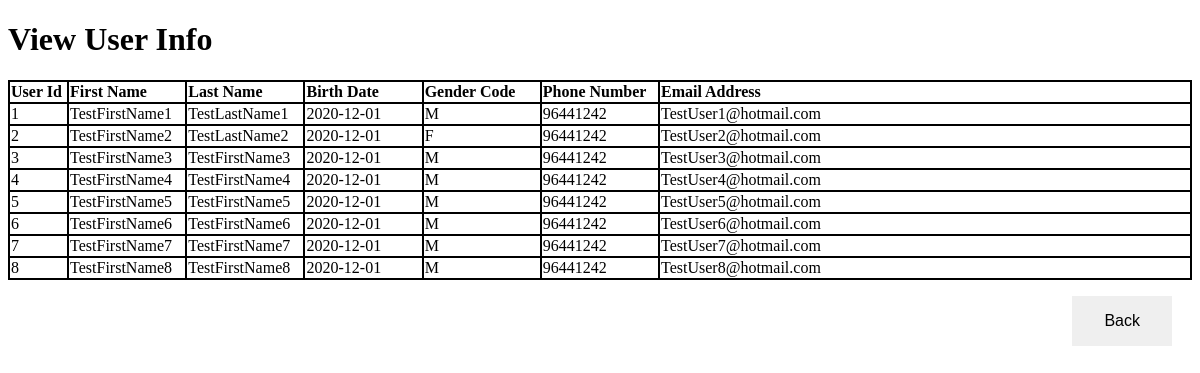
The page /Admin_View_User_Info_Page.php on the database as committed earlier.
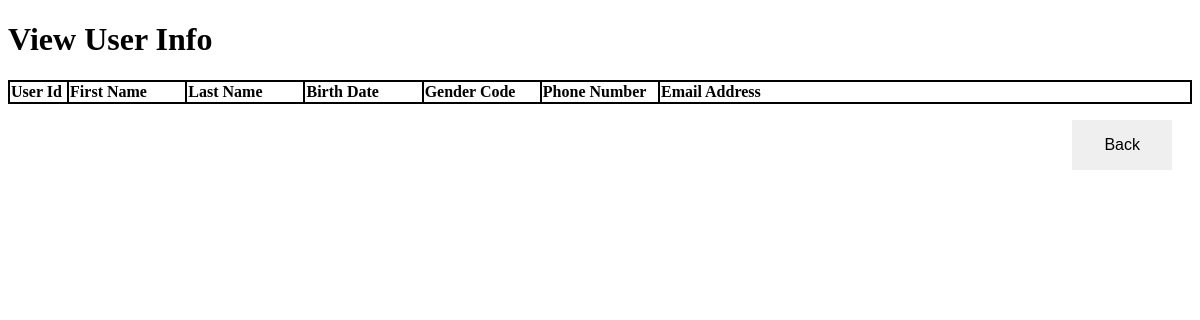
The same page on the database as committed later.
### tables this page shows
CREATE TABLE `userinfo` (
  `UserId` int(11) NOT NULL,
  `FirstName` char(30) NOT NULL,
  `LastName` char(30) NOT NULL,
  `BirthDate` date NOT NULL,
  `GenderCode` char(3) NOT NULL,
  `PhoneNumber` char(30) NOT NULL,
  `EmailAddress` char(30) NOT NULL,
  `CreatedDateTime` datetime DEFAULT current_timestamp()
);

### UserInfo.php (called while the page is built, shortened)
<?php
class UserInfo{
	function view()
    {
        $TableName = "userinfo";
        $conn = mysqli_connect("localhost","root","","csit314");
        $sql = "SELECT * FROM $TableName";
        $qRes = @mysqli_query($conn, $sql);
        if($qRes === FALSE)
        {
            echo "<p>* Unable to search. Error code " . mysqli_errno($conn). " : " . mysqli_error($conn);
            return $userinformation = array("","","","","","");
        }
        else
        {
            $userinformation=array();
            while (($Row = mysqli_fetch_assoc($qRes)) != FALSE)
            {
                if(empty($userinformation))
                {
                    array_push($userinformation,$Row);
                }
                else array_push($userinformation,$Row);
            }
            return $userinformation;
        }
	}
}
?>

### UserInfoController.php (called while the page is built, shortened)
<?php
include_once("UserInfo.php");
class UserInfoController
{
	function viewUserInfo()
	{
		$UserInfo = new UserInfo();
		$userinformation = $UserInfo->view();
		return $userinformation;
	}
}
?>

### Admin_View_User_Info_Page.php (the view, shortened to what this page needs)
<?php
include_once("UserInfoController.php");
?>
<!DOCTYPE html>
<html>
<head>
	<link rel="stylesheet" href="stylesheet.css">
</head>
<body>
<h1>View User Info</h1>
<table class="table table-bordered table-striped" style="text-align:left;" width="100%" cellspacing="0">
		<thead>
			<tr>
				<th width="5%">User Id</th>
                <th width="10%">First Name</th>
				<th width="10%">Last Name</th>
                <th width="10%">Birth Date</th>
                <th width="10%">Gender Code</th>
                <th width="10%">Phone Number</th>
                <th>Email Address</th>
			</tr>
		</thead>
		<tbody>
		<?php
					$UserControl = new UserInfoController();
					$userinformation = $UserControl->viewUserInfo();
                    for($i = 0; $i < count($userinformation); $i++) {
                        echo "<tr>";
                        echo "<td>" . $userinformation[$i]['UserId'] . "</td>";
                        echo "<td>" . $userinformation[$i]['FirstName'] . "</td>";
                        echo "<td>" . $userinformation[$i]['LastName'] . "</td>";
                        echo "<td>" . $userinformation[$i]['BirthDate'] . "</td>";
                        echo "<td>" . $userinformation[$i]['GenderCode'] . "</td>";
                        echo "<td>" . $userinformation[$i]['PhoneNumber'] . "</td>";
                        echo "<td>" . $userinformation[$i]['EmailAddress'] . "</td>";
                        echo "</tr>";
                      }
         ?>
		</tbody>
</table>
<p><a href="Admin_Main_Page.php"><button class="button" style="float: right; margin:0 20px 0 0;">Back</button></a></p>
</body>
</html>

Rows that differ between the two databases and show on the page:
removed userinfo: UserId "1", FirstName "TestFirstName1", LastName "TestLastName1", BirthDate "2020-12-01", GenderCode "M", PhoneNumber "96441242", EmailAddress "TestUser1@hotmail.com"
removed userinfo: UserId "2", FirstName "TestFirstName2", LastName "TestLastName2", BirthDate "2020-12-01", GenderCode "F", PhoneNumber "96441242", EmailAddress "TestUser2@hotmail.com"
removed userinfo: UserId "3", FirstName "TestFirstName3", LastName "TestFirstName3", BirthDate "2020-12-01", GenderCode "M", PhoneNumber "96441242", EmailAddress "TestUser3@hotmail.com"
removed userinfo: UserId "4", FirstName "TestFirstName4", LastName "TestFirstName4", BirthDate "2020-12-01", GenderCode "M", PhoneNumber "96441242", EmailAddress "TestUser4@hotmail.com"
removed userinfo: UserId "5", FirstName "TestFirstName5", LastName "TestFirstName5", BirthDate "2020-12-01", GenderCode "M", PhoneNumber "96441242", EmailAddress "TestUser5@hotmail.com"
removed userinfo: UserId "6", FirstName "TestFirstName6", LastName "TestFirstName6", BirthDate "2020-12-01", GenderCode "M", PhoneNumber "96441242", EmailAddress "TestUser6@hotmail.com"
removed userinfo: UserId "7", FirstName "TestFirstName7", LastName "TestFirstName7", BirthDate "2020-12-01", GenderCode "M", PhoneNumber "96441242", EmailAddress "TestUser7@hotmail.com"
removed userinfo: UserId "8", FirstName "TestFirstName8", LastName "TestFirstName8", BirthDate "2020-12-01", GenderCode "M", PhoneNumber "96441242", EmailAddress "TestUser8@hotmail.com"
